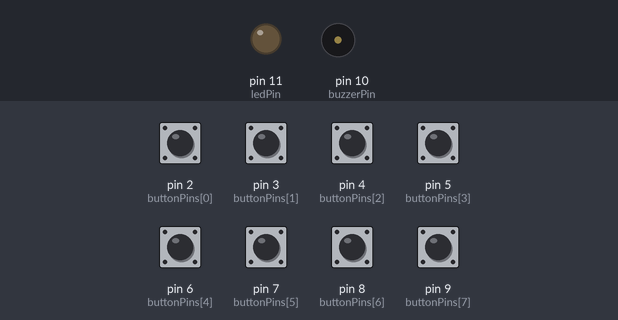
The sketch below on a simulated Arduino Uno, built with avr-gcc and run on an emulated ATmega328P. Shown: output pins drawn as LEDs (lit = HIGH), buzzer (waves = sounding). Inputs (shaded band) come from the test bench; at power-on: pin 2 (buttonPins[0]), pin 3 (buttonPins[1]), pin 4 (buttonPins[2]), pin 5 (buttonPins[3]), pin 6 (buttonPins[4]), pin 7 (buttonPins[5]), pin 8 (buttonPins[6]), pin 9 (buttonPins[7]) LOW.

Above: at 1.2 s.
1.3 s: pin 2 (buttonPins[0]) pulled HIGH for 1 s
At 1.7 s:
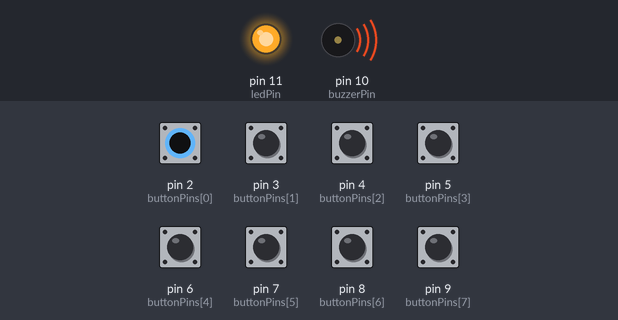
3.8 s: pin 3 (buttonPins[1]) pulled HIGH for 1 s
At 6.2 s:
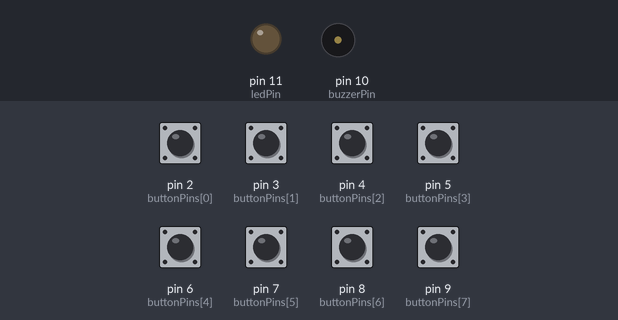
6.8 s: pin 4 (buttonPins[2]) pulled HIGH for 1 s
At 6.95 s:
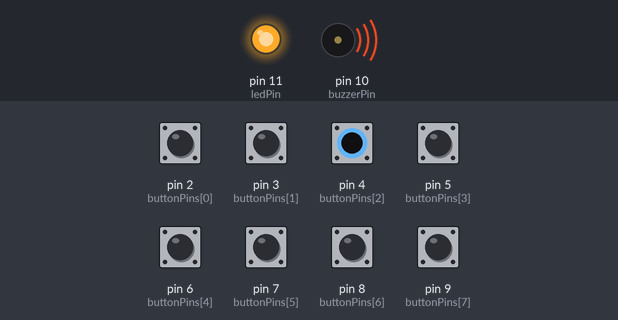
Timing chart, 0 to 9.8 s (numbered marks = the images above; inputs shaded):
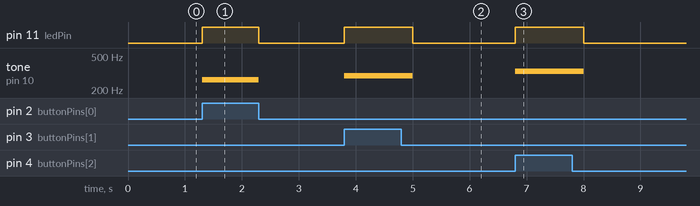

The sketch:

keyboardmusic.ino
```cpp
// Định nghĩa các chân
int buttonPins[] = {2, 3, 4, 5, 6, 7, 8, 9};  // Các nút nhấn nối với các chân D2 đến D9
int buzzerPin = 10;  // Chân buzzer nối với D10
int ledPin = 11;  // Chân LED nối với D11

// Các tần số tương ứng với các nốt nhạc (C, D, E, F, G, A, B, C)
int noteFrequencies[] = {262, 294, 330, 349, 392, 440, 494, 523};

// Độ dài các nốt (nốt dài hơn sẽ dễ phân biệt hơn)
int noteDurations[] = {500, 400, 300, 400, 500, 300, 400, 500};  // Đơn vị là mili giây

void setup() {
  // Thiết lập các chân nút nhấn là INPUT
  for (int i = 0; i < 8; i++) {
    pinMode(buttonPins[i], INPUT);
  }

  // Thiết lập chân buzzer và LED là OUTPUT
  pinMode(buzzerPin, OUTPUT);
  pinMode(ledPin, OUTPUT);
}

void loop() {
  for (int i = 0; i < 8; i++) {
    // Kiểm tra nếu nút nhấn i được nhấn
    if (digitalRead(buttonPins[i]) == HIGH) {
      tone(buzzerPin, noteFrequencies[i]);  // Phát âm thanh tương ứng với tần số
      digitalWrite(ledPin, HIGH);  // Bật LED khi phát âm thanh
      delay(noteDurations[i]);  // Đợi theo thời gian của nốt nhạc
      noTone(buzzerPin);  // Dừng phát âm thanh sau thời gian đã chỉ định
      digitalWrite(ledPin, LOW);  // Tắt LED sau khi phát xong nốt nhạc
    }
  }
}
```

Measured:
- after the input at 1.3 s, pin 11 (ledPin): LOW → HIGH at once, → LOW 1.0 s later; tone on pin 10 (buzzerPin): silent → 262 Hz at once, → silent 1.0 s later
- after the input at 3.8 s, pin 11 (ledPin): LOW → HIGH at once, → LOW 1.2 s later; tone on pin 10 (buzzerPin): silent → 294 Hz at once, → silent 1.2 s later
- after the input at 6.8 s, pin 11 (ledPin): LOW → HIGH at once, → LOW 1.2 s later; tone on pin 10 (buzzerPin): silent → 330 Hz at once, → silent 1.2 s later
